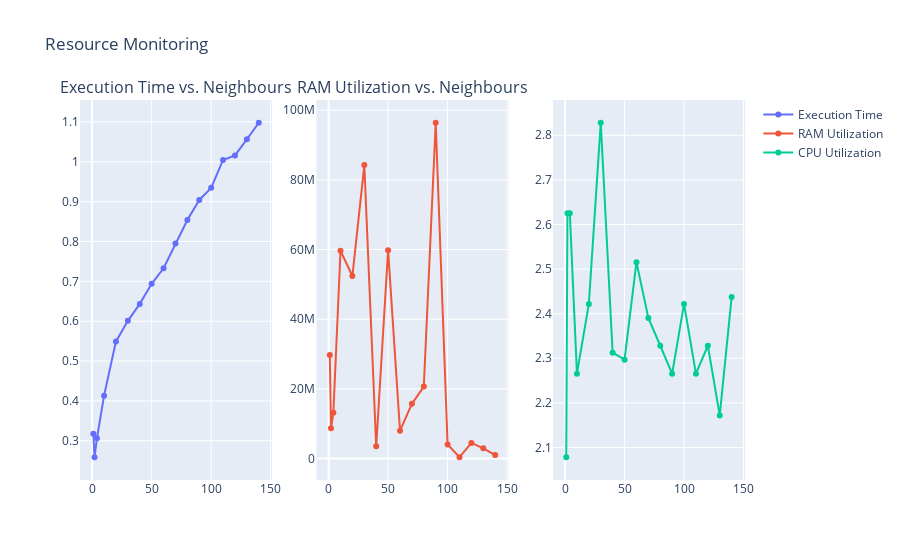
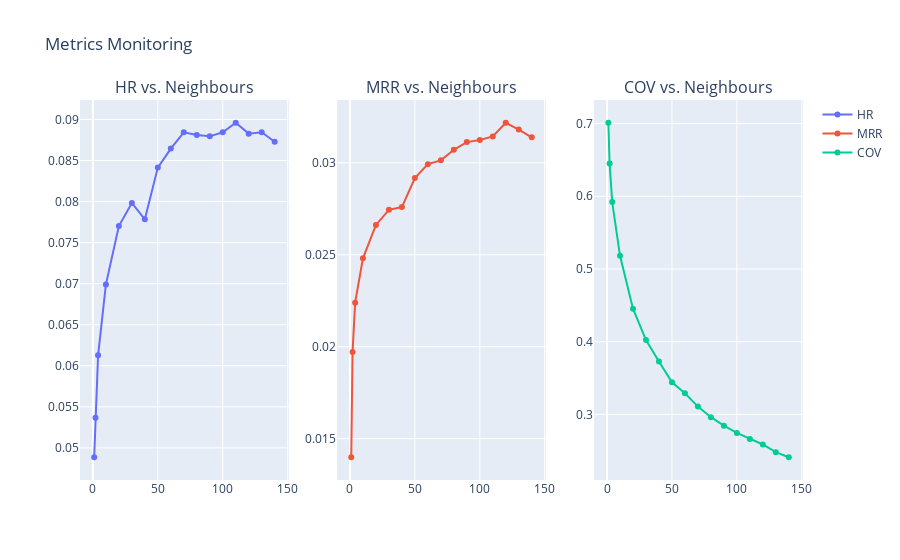

The notebook cell these images were saved under, in order:
### Code cell
get_report(build_uknn_model_weighted, uknn_model_scoring_weighted, training, testset, data_description, data_description, modes[1])

### Figure 1 — Plotly figure (JSON) as saved in the notebook; plotly's stock layout.template omitted (floating-point values rounded to 4 significant figures)
{"data": [{"mode": "lines+markers", "name": "Execution Time", "type": "scatter", "x": [1, 2, 4, 10, 20, 30, 40, 50, 60, 70, 80, 90, 100, 110, 120, 130, 140], "xaxis": "x", "y": [0.3179, 0.2586, 0.3063, 0.4133, 0.5491, 0.6009, 0.6435, 0.694, 0.7329, 0.7952, 0.8537, 0.9043, 0.9346, 1.005, 1.016, 1.056, 1.098], "yaxis": "y"}, {"mode": "lines+markers", "name": "RAM Utilization", "type": "scatter", "x": [1, 2, 4, 10, 20, 30, 40, 50, 60, 70, 80, 90, 100, 110, 120, 130, 140], "xaxis": "x2", "y": [29732864, 8708096, 13131776, 59654144, 52416512, 84271104, 3530752, 59826176, 7995392, 15695872, 20660224, 96419840, 4046848, 356352, 4472832, 2912256, 991232], "yaxis": "y2"}, {"mode": "lines+markers", "name": "CPU Utilization", "type": "scatter", "x": [1, 2, 4, 10, 20, 30, 40, 50, 60, 70, 80, 90, 100, 110, 120, 130, 140], "xaxis": "x3", "y": [2.078, 2.625, 2.625, 2.266, 2.422, 2.828, 2.312, 2.297, 2.516, 2.391, 2.328, 2.266, 2.422, 2.266, 2.328, 2.172, 2.438], "yaxis": "y3"}], "layout": {"annotations": [{"font": {"size": 16}, "showarrow": false, "text": "Execution Time vs. Neighbours", "x": 0.1444, "xanchor": "center", "xref": "paper", "y": 1, "yanchor": "bottom", "yref": "paper"}, {"font": {"size": 16}, "showarrow": false, "text": "RAM Utilization vs. Neighbours", "x": 0.5, "xanchor": "center", "xref": "paper", "y": 1, "yanchor": "bottom", "yref": "paper"}], "title": {"text": "Resource Monitoring"}, "xaxis": {"anchor": "y", "domain": [0, 0.2889]}, "xaxis2": {"anchor": "y2", "domain": [0.3556, 0.6444]}, "xaxis3": {"anchor": "y3", "domain": [0.7111, 1]}, "yaxis": {"anchor": "x", "domain": [0, 1]}, "yaxis2": {"anchor": "x2", "domain": [0, 1]}, "yaxis3": {"anchor": "x3", "domain": [0, 1]}}}

### Figure 2 — Plotly figure (JSON) as saved in the notebook; plotly's stock layout.template omitted (floating-point values rounded to 4 significant figures)
{"data": [{"mode": "lines+markers", "name": "HR", "type": "scatter", "x": [1, 2, 4, 10, 20, 30, 40, 50, 60, 70, 80, 90, 100, 110, 120, 130, 140], "xaxis": "x", "y": [0.04886, 0.05366, 0.06128, 0.06989, 0.07701, 0.07983, 0.07784, 0.08413, 0.08645, 0.08844, 0.08811, 0.08794, 0.08844, 0.0896, 0.08827, 0.08844, 0.08728], "yaxis": "y"}, {"mode": "lines+markers", "name": "MRR", "type": "scatter", "x": [1, 2, 4, 10, 20, 30, 40, 50, 60, 70, 80, 90, 100, 110, 120, 130, 140], "xaxis": "x2", "y": [0.01398, 0.0197, 0.02239, 0.02481, 0.02662, 0.02744, 0.02759, 0.02918, 0.02993, 0.03013, 0.03071, 0.03113, 0.03124, 0.03143, 0.03218, 0.03181, 0.03139], "yaxis": "y2"}, {"mode": "lines+markers", "name": "COV", "type": "scatter", "x": [1, 2, 4, 10, 20, 30, 40, 50, 60, 70, 80, 90, 100, 110, 120, 130, 140], "xaxis": "x3", "y": [0.7011, 0.645, 0.5921, 0.5181, 0.4455, 0.4023, 0.3728, 0.3442, 0.3291, 0.3107, 0.2962, 0.2846, 0.2746, 0.2662, 0.2586, 0.2481, 0.2411], "yaxis": "y3"}], "layout": {"annotations": [{"font": {"size": 16}, "showarrow": false, "text": "HR vs. Neighbours", "x": 0.1444, "xanchor": "center", "xref": "paper", "y": 1, "yanchor": "bottom", "yref": "paper"}, {"font": {"size": 16}, "showarrow": false, "text": "MRR vs. Neighbours", "x": 0.5, "xanchor": "center", "xref": "paper", "y": 1, "yanchor": "bottom", "yref": "paper"}, {"font": {"size": 16}, "showarrow": false, "text": "COV vs. Neighbours", "x": 0.8556, "xanchor": "center", "xref": "paper", "y": 1, "yanchor": "bottom", "yref": "paper"}], "title": {"text": "Metrics Monitoring"}, "xaxis": {"anchor": "y", "domain": [0, 0.2889]}, "xaxis2": {"anchor": "y2", "domain": [0.3556, 0.6444]}, "xaxis3": {"anchor": "y3", "domain": [0.7111, 1]}, "yaxis": {"anchor": "x", "domain": [0, 1]}, "yaxis2": {"anchor": "x2", "domain": [0, 1]}, "yaxis3": {"anchor": "x3", "domain": [0, 1]}}}
